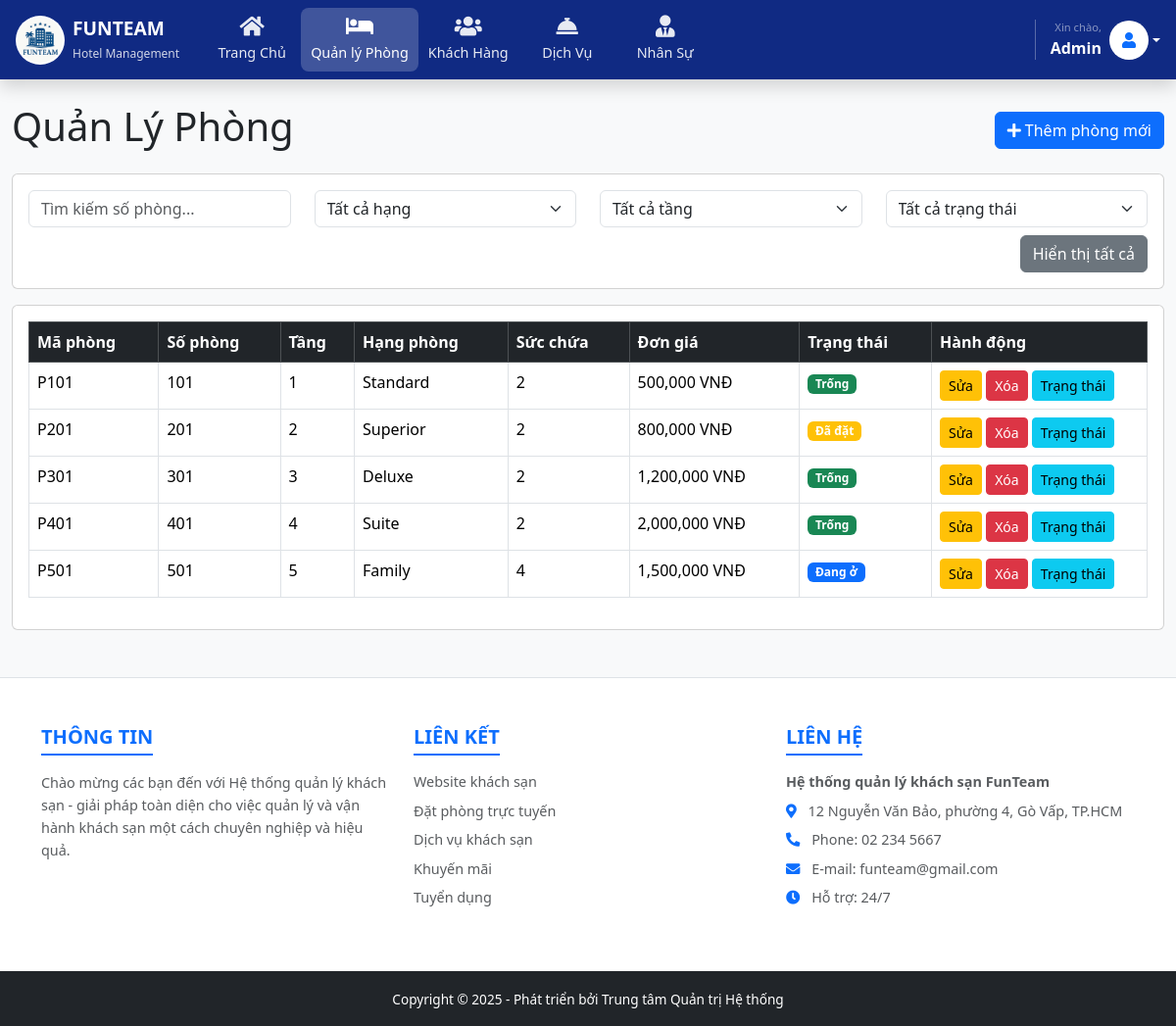
The app's page /FunTeam_CK/hotel_management/dashboard.php?page=phong (signed in) with its own data.
### tables this page shows
CREATE TABLE `phong` (
  `maPhong` varchar(20) NOT NULL,
  `maLoaiPhong` varchar(20) default NULL,
  `tinhTrang` varchar(50) default NULL,
  `giaPhong` decimal(10,2) default NULL,
  `sucChua` int(11) default NULL,
  `tangPhong` varchar(20) default NULL,
  `soPhong` varchar(10) default NULL,
  `hangPhong` varchar(50) default NULL,
  PRIMARY KEY  (`maPhong`),
  KEY `maLoaiPhong` (`maLoaiPhong`)
);

### FunTeam_CK/hotel_management/controller/phongController.php (called while the page is built, shortened)
<?php
require_once dirname(__FILE__) . '/../model/PhongModel.php';
require_once dirname(__FILE__) . '/../config/database.php';
$phongModel = new PhongModel();
$dsPhong = $phongModel->getDanhSachPhong();
include dirname(__FILE__) . '/../view/quanlyphong.php';
?>

### FunTeam_CK/hotel_management/model/PhongModel.php (called while the page is built, shortened)
<?php
require_once dirname(__FILE__) . '/../config/database.php';
class PhongModel {
    private $conn;
    public function __construct() {
        $database = new Database();
        $this->conn = $database->getConnection();
    }
    public function getDanhSachPhong() {
        $sql = "SELECT maPhong AS MaPhong, soPhong AS SoPhong, tangPhong AS Tang, hangPhong AS HangPhong, sucChua AS SucChua, giaPhong AS DonGia, tinhTrang AS TrangThai FROM phong ORDER BY CAST(tangPhong AS UNSIGNED), CAST(soPhong AS UNSIGNED)";
        $stmt = $this->conn->query($sql);
        return $stmt->fetchAll(PDO::FETCH_ASSOC);
    }
}
?>

### FunTeam_CK/hotel_management/config/database.php (called while the page is built, shortened)
<?php
class Database {
    private $host = "localhost";
    private $db_name = "quanlykhachsan";
    private $username = "root";
    private $password = "";
    public function getConnection() {
        $this->conn = null;
        try {
            $dsn = "mysql:host={$this->host};dbname={$this->db_name};charset=utf8mb4";
            $options = array(
                PDO::ATTR_ERRMODE => PDO::ERRMODE_EXCEPTION,
                PDO::ATTR_DEFAULT_FETCH_MODE => PDO::FETCH_ASSOC,
                PDO::ATTR_EMULATE_PREPARES => false,
                PDO::MYSQL_ATTR_INIT_COMMAND => "SET NAMES 'utf8mb4'"
            );
            $this->conn = new PDO($dsn, $this->username, $this->password, $options);
        } catch(PDOException $e) {
            if (strpos($e->getMessage(), 'Unknown character set') !== false || strpos($e->getMessage(), "SQLSTATE[42000]") !== false) {
                try {
                    $dsn = "mysql:host={$this->host};dbname={$this->db_name};charset=utf8";
                    $options[PDO::MYSQL_ATTR_INIT_COMMAND] = "SET NAMES 'utf8'";
                    $this->conn = new PDO($dsn, $this->username, $this->password, $options);
                } catch(PDOException $ex) {
                    echo "Kết nối thất bại: " . $ex->getMessage();
                    exit;
                }
            } else {
                echo "Kết nối thất bại: " . $e->getMessage();
                exit;
            }
        }
        return $this->conn;
    }
}
?>

### FunTeam_CK/hotel_management/view/quanlyphong.php (the view, shortened to what this page needs)
<div class="d-flex justify-content-between align-items-center mb-3">
    <h1>Quản Lý Phòng</h1>
    <button class="btn btn-primary" data-bs-toggle="modal" data-bs-target="#phongModal" id="btnThemPhong">
        <i class="fas fa-plus"></i> Thêm phòng mới
    </button>
</div>
<div class="card mb-3">
    <div class="card-body">
        <form id="formFilter" onsubmit="return false;">
            <div class="row">
                <div class="col-md-3">
                    <input type="text" id="searchKeyword" class="form-control" placeholder="Tìm kiếm số phòng...">
                </div>
                <div class="col-md-3">
                    <select id="filterHangPhong" class="form-select">
                        <option value="">Tất cả hạng</option>
                    </select>
                </div>
                <div class="col-md-3">
                    <select id="filterTang" class="form-select">
                        <option value="">Tất cả tầng</option>
                    </select>
                </div>
                <div class="col-md-3">
                    <select id="filterTrangThai" class="form-select">
                        <option value="">Tất cả trạng thái</option>
                    </select>
                </div>
            </div>
            <div class="mt-2 text-end">
                <button type="button" class="btn btn-secondary" id="btnResetFilter">
                    Hiển thị tất cả
                </button>
            </div>
        </form>
    </div>
</div>
<div class="card">
    <div class="card-body table-responsive">
        <table class="table table-bordered table-hover" id="tablePhong"> <thead class="table-dark">
                <tr>
                    <th>Mã phòng</th>
                    <th>Số phòng</th>
                    <th>Tầng</th>
                    <th>Hạng phòng</th>
                    <th>Sức chứa</th>
                    <th>Đơn giá</th>
                    <th>Trạng thái</th>
                    <th style="width: 220px;">Hành động</th>
                </tr>
            </thead>
            <tbody>
                <?php foreach($dsPhong as $phong): ?>
                <tr>
                    <td><?php echo $phong['MaPhong']; ?></td>
                    <td><?php echo $phong['SoPhong']; ?></td>
                    <td><?php echo $phong['Tang']; ?></td>
                    <td><?php echo $phong['HangPhong']; ?></td>
                    <td><?php echo htmlspecialchars($phong['SucChua']); ?></td>
                    <td><?php echo number_format($phong['DonGia']); ?> VNĐ</td>
                    <td>
                        <span class="badge <?php
                            switch($phong['TrangThai']){
                                case 'Trống': echo 'bg-success'; break;
                                case 'Đang ở': echo 'bg-primary'; break;
                                case 'Đã đặt': echo 'bg-warning'; break;
                            }
                        ?>">
                            <?php echo $phong['TrangThai']; ?>
                        </span>
                    </td>
                    <td>
                        <button class="btn btn-warning btn-sm btn-sua"
                                data-bs-toggle="modal" data-bs-target="#phongModal"
                                data-maphong="<?php echo $phong['MaPhong']; ?>"
                                data-sophong="<?php echo $phong['SoPhong']; ?>"
                                data-tang="<?php echo $phong['Tang']; ?>"
                                data-hangphong="<?php echo $phong['HangPhong']; ?>"
                                data-succhua="<?php echo htmlspecialchars($phong['SucChua']); ?>"
                                data-dongia="<?php echo $phong['DonGia']; ?>">
                            Sửa
                        </button>
                        <button class="btn btn-danger btn-sm btn-xoa"
                                data-maphong="<?php echo $phong['MaPhong']; ?>">
                            Xóa
                        </button>
                        <button class="btn btn-info btn-sm btn-update"
                                data-maphong="<?php echo $phong['MaPhong']; ?>"
                                data-trangthai="<?php echo $phong['TrangThai']; ?>">
                            Trạng thái
                        </button>
                    </td>
                </tr>
                <?php endforeach; ?>
            </tbody>
        </table>
    </div>
</div>

### records on screen
phong: maPhong "P101", soPhong "101", tangPhong "1", hangPhong "Standard", sucChua "2", giaPhong "500,000", tinhTrang "Trống"
phong: maPhong "P201", soPhong "201", tangPhong "2", hangPhong "Superior", sucChua "2", giaPhong "800,000", tinhTrang "Đã đặt"
phong: maPhong "P301", soPhong "301", tangPhong "3", hangPhong "Deluxe", sucChua "2", giaPhong "1,200,000", tinhTrang "Trống"
phong: maPhong "P401", soPhong "401", tangPhong "4", hangPhong "Suite", sucChua "2", giaPhong "2,000,000", tinhTrang "Trống"
phong: maPhong "P501", soPhong "501", tangPhong "5", hangPhong "Family", sucChua "4", giaPhong "1,500,000", tinhTrang "Đang ở"
